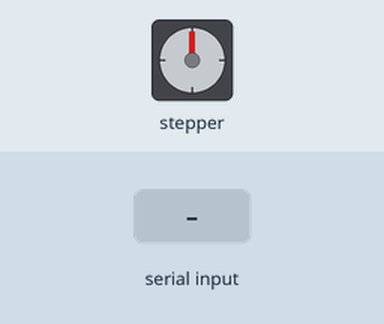
Simulated run of this sketch. Board: Arduino Uno, built with avr-gcc and run on an emulated ATmega328P. Parts: stepper motor. The inputs (shaded band) are chosen by the test bench. Stepper angles assume 48 steps per turn.

Above: at 1.2 s.
1.3 s: "a90\n" received over Serial
At 1.45 s:
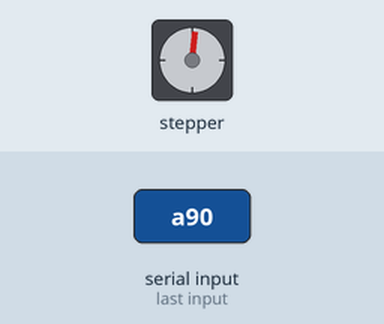
At 2.05 s:
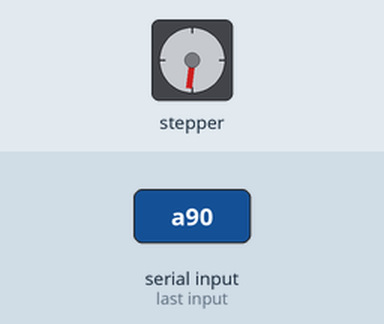
4.0 s: "b90\n" received over Serial
At 4.15 s:
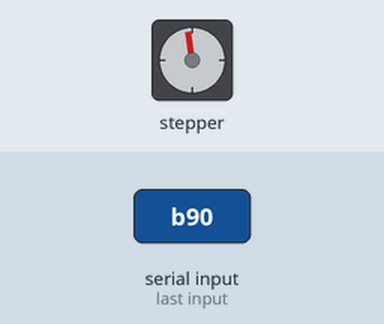
Timing chart, 0 to 7.0 s (numbered marks = the images above; inputs shaded):
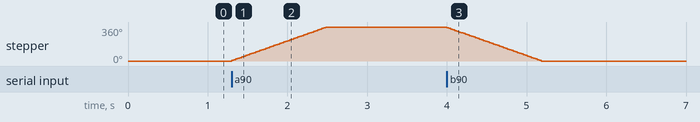

The sketch:

h.ino
```cpp
#include <Stepper.h>
// change this to the number of steps on your motor
#define STEPS 48
// create an instance of the stepper class, specifying
// the number of steps of the motor and the pins it's
// attached to
Stepper stepper1(STEPS,2,3,4,5);
Stepper stepper2(STEPS,8,9,10,11);
int steps = 0;
boolean can;
void setup(){
        // set the speed of the motor to 30 RPM
        stepper1.setSpeed(50);
        stepper2.setSpeed(50);
        Serial.begin(9600);
        can=true;
}

void loop() {
  if ( Serial.available()) {
      char ch = Serial.read();
      if(ch=='a') {
                stepper1.step(48);
                }
      if(ch=='b') {
                stepper1.step(-48);
                }
  }

}
```

Measured:
- after the input at 1.3 s, stepper: turns 360° clockwise in 1.2 s, starting at once
- after the input at 4.0 s, stepper: turns 360° counter-clockwise in 1.2 s, starting at once
